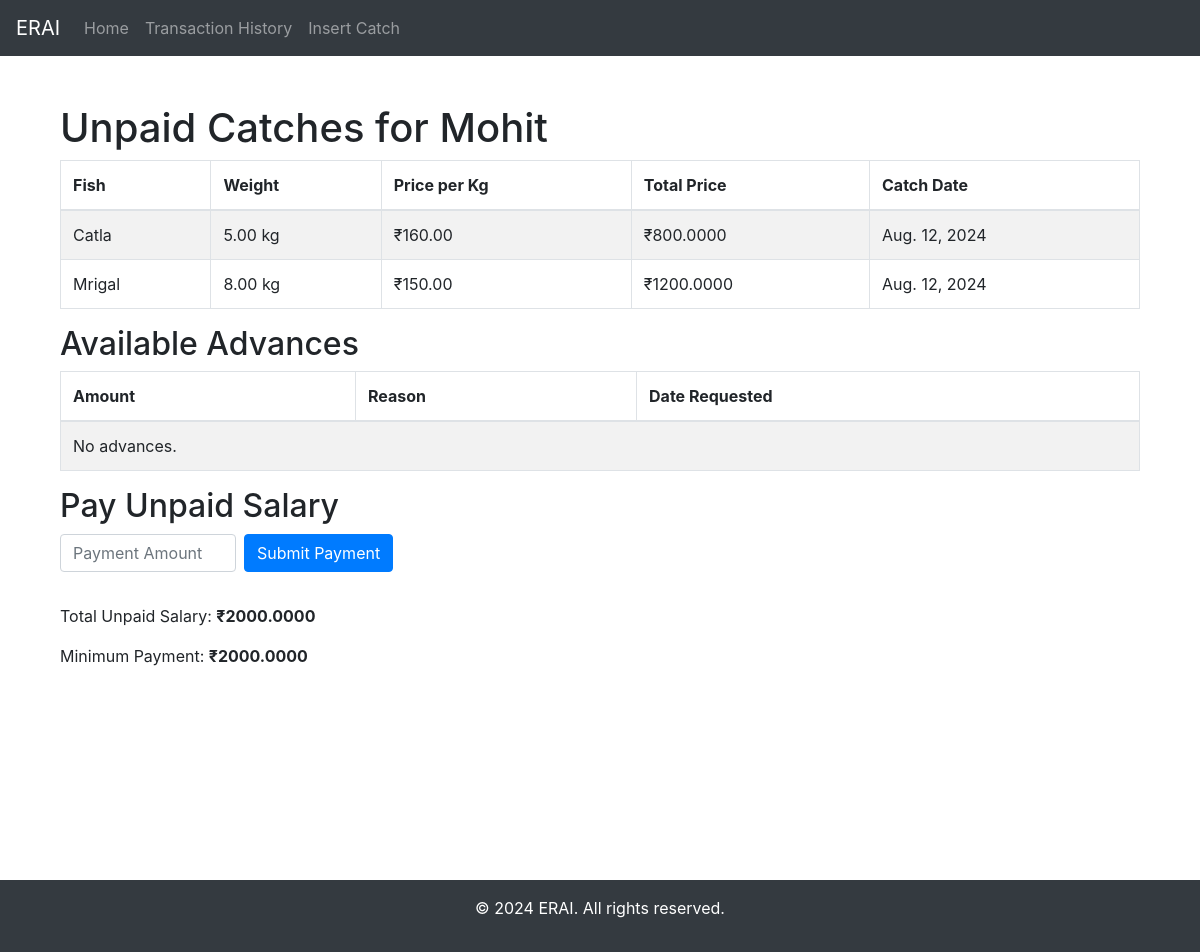
The app's page /fisherman/5/unpaid-catches/ with its own data.
### myApp/models.py (models this page shows, shortened)
class Fisherman(models.Model):
    name = models.CharField(max_length=255)
    phone_number = models.CharField(max_length=20)
    def calculate_total_due(self):
        return sum(catch.weight * catch.fish.price for catch in self.catch_set.filter(is_paid=False))
    def get_unpaid_catches(self):
        return self.catch_set.filter(is_paid=False)

class Catch(models.Model):
    fisherman = models.ForeignKey(Fisherman, on_delete=models.CASCADE)
    fish = models.ForeignKey(Fish, on_delete=models.CASCADE)
    catch_date = models.DateField()
    weight = models.DecimalField(max_digits=10, decimal_places=2)
    is_paid = models.BooleanField(default=False)

class Fish(models.Model):
    name = models.CharField(max_length=255)
    price = models.DecimalField(max_digits=10, decimal_places=2)

### myApp/views.py (the view, shortened to what this page needs)
# urls.py: path('fisherman/<int:fisherman_id>/unpaid-catches/', unpaid_catches_view, name='unpaid_catches'),
def unpaid_catches_view(request, fisherman_id):
    fisherman = get_object_or_404(Fisherman, id=fisherman_id)
    unpaid_catches = fisherman.get_unpaid_catches()
    total_unpaid_salary = fisherman.calculate_total_due()
    for catch in unpaid_catches:
        catch.price = catch.weight * catch.fish.price
    advance = Advance.objects.filter(fisherman=fisherman)
    total_adv = 0
    for x in advance:
        total_adv += x.amount
    context = {
        'fisherman': fisherman,
        'unpaid_catches': unpaid_catches,
        'total_unpaid_salary': total_unpaid_salary,
        'advance': advance,
        'min_payment':(total_unpaid_salary - total_adv)
    }
    return render(request, 'unpaid_catches.html', context)

### myApp/templates/unpaid_catches.html (shortened to what this page needs)
{% extends 'base.html' %}
{% block content %}
    <div class="container mt-4">
        <h1>Unpaid Catches for {{ fisherman.name }}</h1>
        <table class="table table-striped table-bordered">
            <thead>
                <tr>
                    <th>Fish</th>
                    <th>Weight</th>
                    <th>Price per Kg</th>
                    <th>Total Price</th>
                    <th>Catch Date</th>
                </tr>
            </thead>
            <tbody>
                {% for catch in unpaid_catches %}
                    <tr>
                        <td>{{ catch.fish.name }}</td>
                        <td>{{ catch.weight }} kg</td>
                        <td>₹{{ catch.fish.price }}</td>
                        <td>₹{{ catch.price }}</td>
                        <td>{{ catch.catch_date }}</td>
                    </tr>
                {% empty %}
                    <tr>
                        <td colspan="5">No unpaid catches.</td>
                    </tr>
                {% endfor %}
            </tbody>
        </table>
        <h2>Available Advances</h2>
        <table class="table table-striped table-bordered">
            <thead>
                <tr>
                    <th>Amount</th>
                    <th>Reason</th>
                    <th>Date Requested</th>
                </tr>
            </thead>
            <tbody>
                {% if advance %}
                    {% for x in advance %}
                        <tr>
                            <td>₹{{ x.amount }}</td>
                            <td>{{ x.reason }}</td>
                            <td>{{ x.date_requested }}</td>
                        </tr>
                    {% endfor %}
                {% else %}
                    <tr>
                        <td colspan="3">No advances.</td>
                    </tr>
                {% endif %}
            </tbody>
        </table>
        <h2>Pay Unpaid Salary</h2>
        <form method="post" class="form-inline">
            <div class="form-group mb-2">
                <input type="number" step="0.01" id="payment_amount" name="payment_amount" class="form-control mr-2"
                       min="{{ min_payment }}" max="{{ total_unpaid_salary }}" required
                       placeholder="Payment Amount"
                       title="Amount must be between ₹{{ min_payment }} and ₹{{ total_unpaid_salary }}">
            </div>
            <button type="submit" class="btn btn-primary mb-2">Submit Payment</button>
        </form>
        <div class="mt-4">
            <p>Total Unpaid Salary: <strong>₹{{ total_unpaid_salary }}</strong></p>
            <p>Minimum Payment: <strong>₹{{ min_payment }}</strong></p>
        </div>
    </div>
{% endblock %}

### myApp/templates/base.html (style rules this page uses)
html, body { height: 100%; margin: 0; }

### records on screen
Fisherman: name "Mohit"
Catch: fish.name "Catla", weight "5.00", fish.price "160.00", price "800.0000", catch_date "Aug. 12, 2024"
Catch: fish.name "Mrigal", weight "8.00", fish.price "150.00", price "1200.0000", catch_date "Aug. 12, 2024"

### other values on screen
{{ total_unpaid_salary }} "2000.0000"
{{ min_payment }} "2000.0000"
